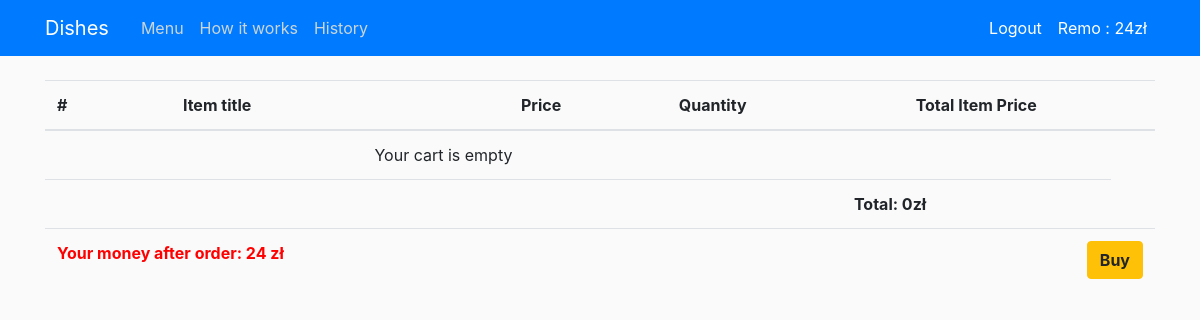
Page /order_summary/ (signed in) on the earlier database version.
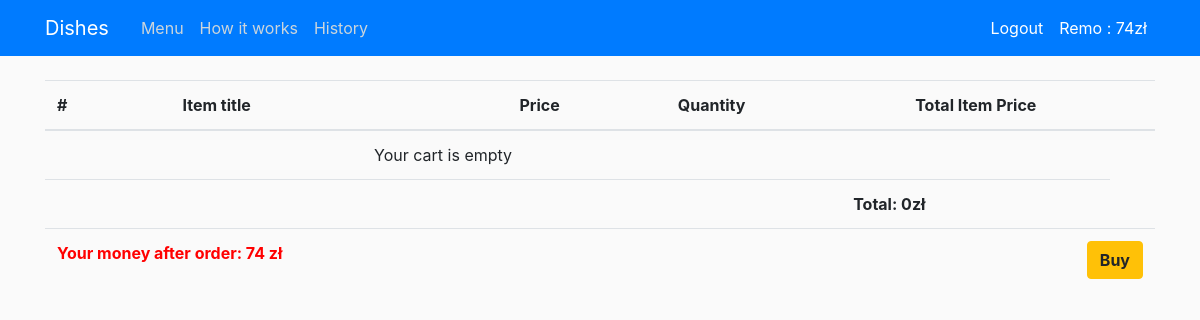
Same page on the later database version.
### users/models.py (models this page shows, shortened)
class Profile(models.Model):
    user = models.OneToOneField(User, on_delete=models.CASCADE)
    money = models.FloatField(default=0)

### shop/views.py (the view)
# urls.py: path('order_summary/', order_summary, name='shop-order-summary'),
@login_required
def order_summary(request):
    if check_time():
        values = countTotalPrice(request.user)
        context ={
            'orders': values["items_in_cart"],
            'total_price': values["total_price"],
            'summary': True,
            'money': Profile.objects.get(user=request.user).money
        }
        return render(request, 'shop/summary.html', context)
    else:
        return redirect('shop-home')

### shop/views.py (called while the page is built)
def check_time():
    now = datetime.now()
    if now.time() > startTime and now.time() < endTime:
        return True
    else:
        return False

def countTotalPrice(user):
    items_in_cart = Cart.objects.filter(user=user)
    total_price = 0
    for item in items_in_cart:
        composition_price = item.composition.dish.price + item.composition.addon.price
        total_price += composition_price * item.quantity
    value_to_return ={
        'total_price': total_price,
        'items_in_cart': items_in_cart
    }
    return value_to_return

### shop/templates/shop/summary.html
{% extends 'shop/base.html' %}
{% block summary %}
{% load django_template_maths %}
    <div class="container">
       <table class="table">
            <thead>
            <tr>
                <th scope="col">#</th>
                <th scope="col">Item title</th>
                <th scope="col">Price</th>
                <th scope="col" style="text-align:center">Quantity</th>
                <th scope="col"></th>
                <th scope="col" style="text-align:center">Total Item Price</th>
                <th></th>
            </tr>
            </thead>
            <tbody>
                {% for item in orders %}
                    <tr>
                        <th scope="row">{{ forloop.counter }}</th>
                        <td>{{ item.composition}}</td>
                        <td>{{ item.composition.dish.price|add:item.composition.addon.price }} zł</td>
                        <td style="text-align:center">
                            <a href="#" style="color:black">
                                {% if  item.quantity > 1%}
                                    <a href="{% url 'shop-remove-summary' item.composition.id%}">
                                        <button type="button" class="btn btn-primary btn-xs" style="padding: 3px 3px">-</button>
                                    </a>
                                {% else %}
                                    <button type="button" class="btn btn-primary btn-xs" style="padding: 3px 3px" disabled></button>
                                {% endif %}
                            </a>
                                <a>{{ item.quantity }}</a>
                            <a href="{% url 'shop-add-summary' item.composition.id%}" style="color:black">
                                <button type="button" class="btn btn-primary btn-xs" style="padding: 3px 3px">+</button>
                            </a>
                        </td>
                        <td>
                            <a href="{% url 'shop-delete-from-cart-summary' item.id%}">
                                <button type="button" class="btn btn-primary btn-xs" style="padding: 4px">x</button>
                            </a>
                        </td>
                        <td style="text-align:center">
                            {{ item.composition.dish.price|add:item.composition.addon.price|mul:item.quantity|floatformat}} zł
                        </td>
                    </tr>
                {% empty %}
                    <tr style="text-align:center">
                        <td colspan='5'>Your cart is empty</td>
                    </tr>
                {% endfor %}
                <tr>
                    <td colspan="5"><b></b></td>
                    <td><b>Total: {{ total_price }}zł</b></td>
                </tr>
                <tr>
                    <td colspan="2">
                        <a style="color:red"><b>Your money after order: {{money|sub:total_price|floatformat}} zł</b></a>
                    </td>
                    <td colspan="5">
                        <a class='btn btn-warning float-right ml-2' href="{% url 'shop-buy' %}"><b>Buy</b></a>
                    </td>
                </tr>
            </tbody>
        </table>
    </div>
{% endblock summary %}

### shop/templates/shop/base.html (shortened to what this page needs)
{% load static %}
{% load django_template_maths %}
<!DOCTYPE html>
<html>
<head>
    <link rel="stylesheet" href="https://stackpath.bootstrapcdn.com/bootstrap/4.5.2/css/bootstrap.min.css">
    <link rel="stylesheet" type="text/css" href="{% static 'shop/main.css' %}">
</head>
<body>
    <header class="site-header">
        <nav class="navbar navbar-expand-md navbar-dark bg-primary fixed-top">
            <div class="container">
                <a class="navbar-brand mr-4">Dishes</a>
                <div class="collapse navbar-collapse" id="navbarToggle">
                    <div class="navbar-nav mr-auto">
                        <a class="nav-item nav-link" href="{% url 'shop-home' %}">Menu</a>
                        <a class="nav-item nav-link" href="{% url 'shop-about' %}">How it works</a>
                        {% if user.is_authenticated %}
                            <a class="nav-item nav-link" href="{% url 'shop-history' %}">History</a>
                        {% endif %}
                    </div>
                     <div class="navbar-nav">
                        {% if user.is_authenticated %}
                            <a class="nav-item nav-link" style="color: #ffffff" href="{% url 'logout' %}">Logout</a>
                            <a class="nav-item nav-link" style="color: #ffffff" href="{% url 'profile' %}">{{ user.username }} : {{money|floatformat}}zł</a>
                        {% else %}
                            <a class="nav-item nav-link" style="color: #ffffff" href="{% url 'login' %}">Login</a>
                            <a class="nav-item nav-link" style="color: #ffffff" href="{% url 'register' %}">Register</a>
                        {% endif %}
                    </div>
                </div>
            </div>
        </nav>
    </header>
   <main role="main" class="container-fluid">
        {% if summary %}
            {% block summary %}
            {% endblock summary %}
        {% endif %}
    </main>
</body>
</html>

Differences in the rows shown:
changed Profile: money "24" → "74"
